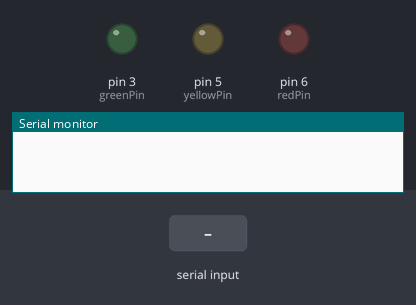
Bench run of a sketch on a simulated Arduino Uno, built with avr-gcc and run on an emulated ATmega328P. Shown: output pins drawn as LEDs (lit = HIGH), the last lines printed to the serial monitor. Inputs (shaded band) come from the test bench.

Above: at 1.2 s.
1.3 s: "90,45,200\n" received over Serial
At 2.2 s:
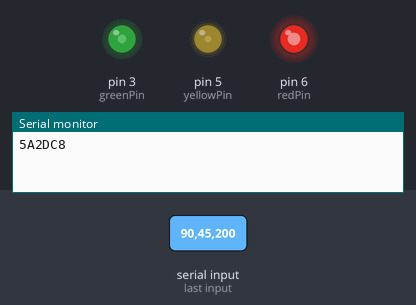
2.8 s: "30,150,10\n" received over Serial
At 3.3 s:
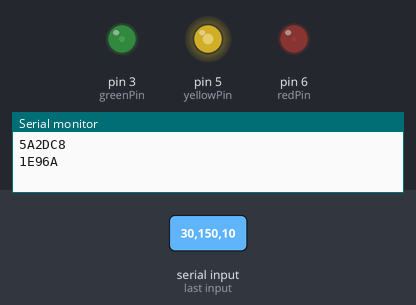
4.3 s: "1,90,45\n" received over Serial
At 5.6 s:
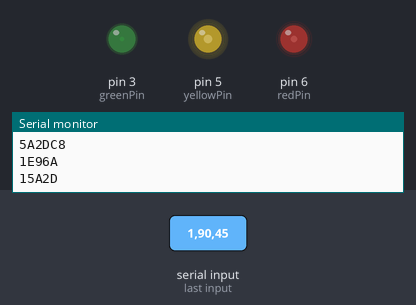
Timing chart, 0 to 7.3 s (numbered marks = the images above; inputs shaded):
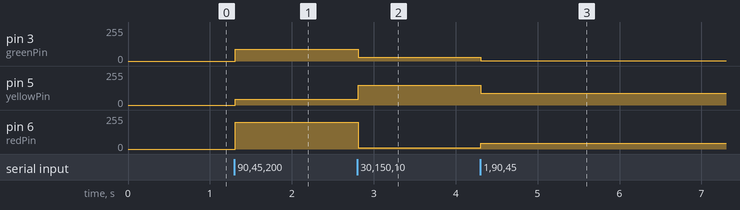

The sketch:

Skype-Status-Light.ino
```cpp
/*
 Skype status light

 Circuit: Common-cathode LEDs wired like so:
 * Green anode: digital pin 3
 * Yellow anode: digital pin 5
 * Red anode: digital pin 6
 * Cathode: GND

 Based on example ReadASCIIString by Tom Igoe
 */

// pins for the LEDs:
const int greenPin = 3;
const int yellowPin = 5;
const int redPin = 6;

void setup() {
  // initialize serial:
  Serial.begin(9600);
  // make the pins outputs:
  pinMode(greenPin, OUTPUT);
  pinMode(yellowPin, OUTPUT);
  pinMode(redPin, OUTPUT);

}

void loop() {
  // if there's any serial available, read it:
  while (Serial.available() > 0) {

    // look for the next valid integer in the incoming serial stream:
    int green = Serial.parseInt();
    // do it again:
    int yellow = Serial.parseInt();
    // do it again:
    int red = Serial.parseInt();

    // look for the newline. That's the end of your
    // sentence:
    if (Serial.read() == '\n') {
      // constrain the values to 0 - 255
      green = constrain(green, 0, 255);
      red = constrain(red, 0, 255);
      yellow = constrain(yellow, 0, 255);

      // fade the green, yellow, and red LEDs:
      analogWrite(greenPin, green);
      analogWrite(redPin, red);
      analogWrite(yellowPin, yellow);

      // print the three numbers in one string as hexadecimal:
      Serial.print(green, HEX);
      Serial.print(yellow, HEX);
      Serial.println(red, HEX);
    }
  }
}
```

Measured:
- after the input at 1.3 s, pin 3 (greenPin): 0/255 → 90/255 at once; pin 5 (yellowPin): 0/255 → 45/255 at once; pin 6 (redPin): 0/255 → 200/255 at once
- after the input at 2.8 s, pin 3 (greenPin): 90/255 → 30/255 at once; pin 5 (yellowPin): 45/255 → 150/255 at once; pin 6 (redPin): 200/255 → 10/255 at once
- after the input at 4.3 s, pin 3 (greenPin): 30/255 → 1/255 at once; pin 5 (yellowPin): 150/255 → 90/255 at once; pin 6 (redPin): 10/255 → 45/255 at once
